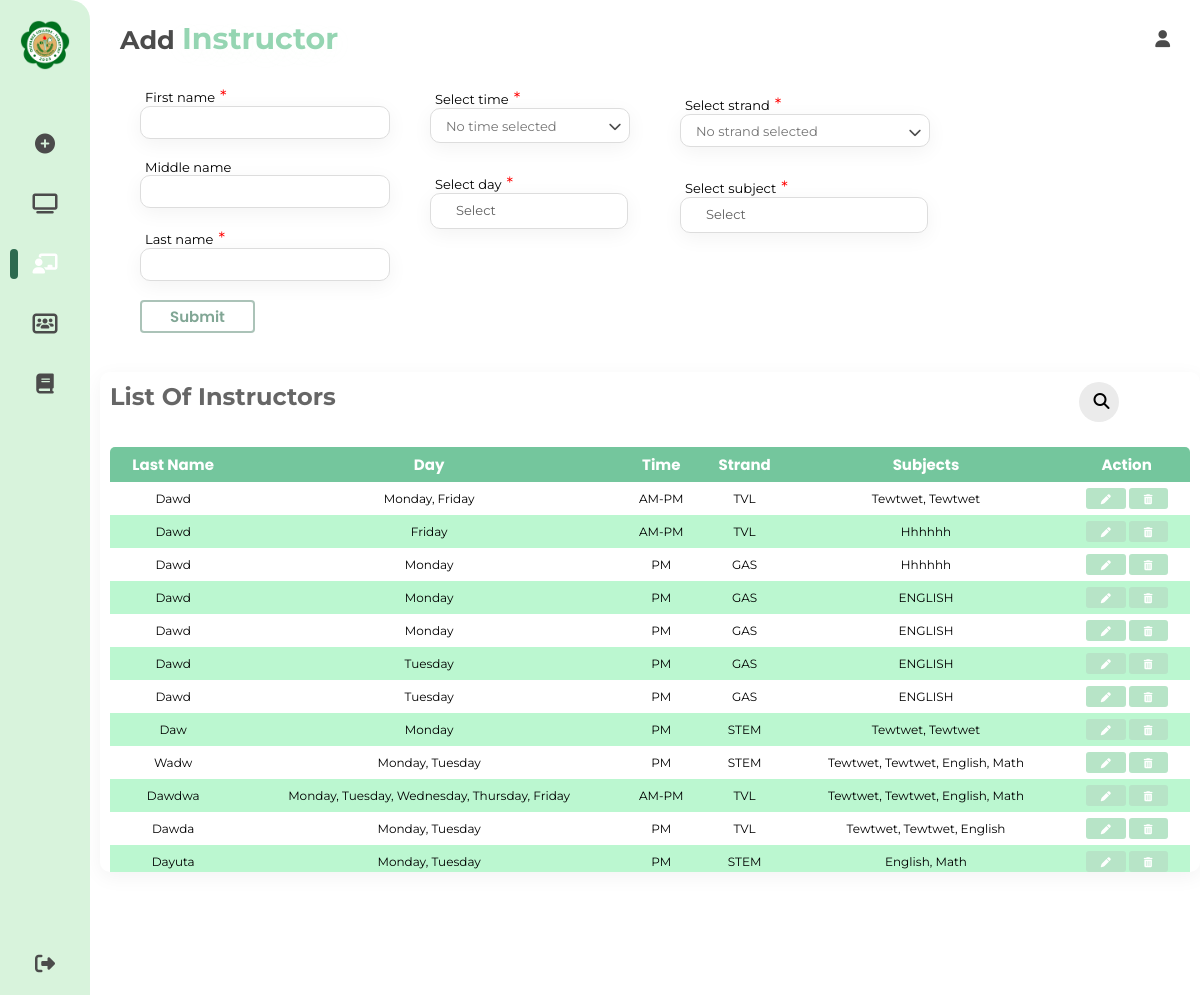
The app's page /teachers.php with its own data.
### tables this page shows
CREATE TABLE `teachers` (
  `id` int(11) NOT NULL,
  `first_name` varchar(50) NOT NULL,
  `middle_name` varchar(50) DEFAULT NULL,
  `last_name` varchar(50) NOT NULL,
  `day` varchar(50) DEFAULT NULL,
  `time` varchar(255) NOT NULL,
  `strand` enum('GAS','STEM','TVL','ICT','ABM') NOT NULL,
  `subject` varchar(255) NOT NULL
);

### teachers.php (the view, shortened to what this page needs)
<?php
include('connect.php');
$sql = "SELECT * FROM teachers";
$result = $conn->query($sql);
if(isset($_GET['search'])) {
  $searchTerm = $_GET['search'];
  $result = searchTeachers($conn, $searchTerm);
} else {
  $sql = "SELECT * FROM teachers";
  $result = $conn->query($sql);}
?>
<!DOCTYPE html>
<html lang="en">
  <head>
    <link rel="stylesheet" type="text/css" href="teacher.css?<?php echo time(); ?>"/>
    <link
      rel="stylesheet"
      href="https://cdnjs.cloudflare.com/ajax/libs/font-awesome/6.5.1/css/all.min.css"
    />
  </head>
  <body>
    <div class="container">
      <nav>
        <div class="logo">
          <img src="./img/olivarez-college-tagaytay-logo.png" alt="" />
        </div>
        <ul>
          <li class="list-items">
            <a href="./generate.php" class="generate"
              ><i class="fa-solid fa-circle-plus"></i
              ><span class="nav-lists">Generate Schedule</span></a
            >
          </li>
          <li class="list-items">
            <a href="./dashboard.php" target="_self"
              ><i class="fa-solid fa-tv"></i
              ><span class="nav-lists">Dashboard</span></a
            >
          </li>
          <li class="list-items">
            <a href="./teachers.php" class="active" target="_top"
              ><i class="fa-solid fa-chalkboard-user"></i
              ><span class="nav-lists">Teachers</span></a
            >
          </li>
          <li class="list-items">
            <a href="./section.php"
              ><i class="fa-solid fa-users-rectangle"></i
              ><span class="nav-lists">Sections</span></a
            >
          </li>
          <li class="list-items">
            <a href="./subject.php" target="_parent"
              ><i class="fa-solid fa-book"></i
              ><span class="nav-lists">Subjects</span></a
            >
          </li>
          <li>
            <a class="logout"
              ><i class="fa-solid fa-right-from-bracket"></i
              ><span class="nav-lists">Logout</span></a
            >
          </li>
        </ul>
      </nav>
      <section class="main-content">
        <div class="main-logo"><h1>Add <span>Instructor</span></h1><i class="fa-solid fa-user"></i>
        </div>
        <div class="inputs">
          <form  action="add_teachers.php" method ="post">
            <div class="names">
              <div class="teacher-name">
                <span
                  >First name<span style="color: red; font-size: 1.3em"
                    >*</span
                  ></span
                >
                <input
                required
                  type="text"
                  class="first-name input"
                  autocomplete="off"
                  name = "first_name"
                />
              </div>
              <div class="teacher-name">
                <span>Middle name</span>
                <input
                  type="text"
                  class="middle-name input"
                  autocomplete="off"
                  name = "middle_name"
                />
              </div>
              <div class="teacher-name">
                <span
                  >Last name<span style="color: red; font-size: 1.3em"
                    >*</span
                  ></span
                >
                <input
                  required
                  type="text"
                  class="last-name input"
                  autocomplete="off"
                  name = "last_name"
                />
                <div class="button-submit"><button href="add_teachers.php" class="btn-submit">Submit</button></div>
              </div>
            </div>
            <div class="day-time">
              <div class="dropdown-time">
                <span class="input-info"
                  >Select time<span style="color: red; font-size: 1.3em"
                    >*</span
                  ></span>
                <input
                required
                  type="text"
                  class="textbox-time input"
                  placeholder="No time selected"
                  readonly
                  name = "time"
                />
                <span class="icon-down"
                ></span>
              </div>
              <div class="dropdown-day">
                <span class="input-info"
                >Select day<span style="color: red; font-size: 1.3em;"
                  >*</span
                ></span>
              </div>
            </div>
            <div class="subject-strand">
              <div class="strand-list">
                <span class="input-info"
                >Select strand<span style="color: red; font-size: 1.3em"
                  >*</span
                ></span>
                <input
                  type="text"
                  name="strand"
                  class="textbox-strands input"
                  placeholder="No strand selected"
                  readonly
                  required
                />
                  <span class="icon-down"
                  ></span>
              </div>
              <div class="subject-list">
                <span class="input-info"
                >Select subject<span style="color: red; font-size: 1.3em"
                  >*</span
                ></span>
              </div>
              </div>
            </div>
            </div>
        <div class="teachers-lists">
          <div class="teachers-table">
            <div class="table-header">
              <h2>List of Instructors</h2>
              <div class="table-search">
              <form class="search-container" method="GET">
                  <input id="search-box" type="text" class="search-box" name="search" placeholder="Search...">
                  <label for="search-box"><i class="fa-solid fa-magnifying-glass search-icon"></i></label>
              </form>
              </div>
            </div>
            <table class="table">
              <thead>
                <tr>
                  <th>Last Name</th>
                  <th>Day</th>
                  <th>Time</th>
                  <th>Strand</th>
                  <th>Subjects</th>
                  <th>Action</th>
                </tr>
              </thead>
              <tbody st>
              <?php
                while($row = $result->fetch_assoc()) {
                  echo "<tr>";
                  echo "<td>" . $row['last_name'] . "</td>";
                  echo "<td>" . $row['day'] . "</td>";
                  echo "<td>" . $row['time'] . "</td>";
                  echo "<td>" . $row['strand'] . "</td>";
                  echo "<td>" . $row['subject'] . "</td>";
                  echo "<td> <a href='edit_page_teachers.php?id=" . $row['id'] . "'><button><i class='fa-solid fa-pen'></i></button></a>
                  <a href='delete_teachers.php?id=" . $row['id'] . "'> <button type='submit' name='delete'><i class='fa-solid fa-trash-can'></i></button></a>
                  </td>";
                  echo "</tr>";
              }
              ?>
        </tbody>
            </table>
          </div>
        </div>
  </body>
</html>

### records on screen
teachers: last_name "Dawd", day "Monday, Friday", time "AM-PM", strand "TVL", subject "Tewtwet, Tewtwet"
teachers: last_name "Dawd", day "Friday", time "AM-PM", strand "TVL", subject "Hhhhhh"
teachers: last_name "Dawd", day "Monday", time "PM", strand "GAS", subject "Hhhhhh"
teachers: last_name "Dawd", day "Monday", time "PM", strand "GAS", subject "ENGLISH"
teachers: last_name "Dawd", day "Monday", time "PM", strand "GAS", subject "ENGLISH"
teachers: last_name "Dawd", day "Tuesday", time "PM", strand "GAS", subject "ENGLISH"
teachers: last_name "Dawd", day "Tuesday", time "PM", strand "GAS", subject "ENGLISH"
teachers: last_name "Daw", day "Monday", time "PM", strand "STEM", subject "Tewtwet, Tewtwet"
teachers: last_name "Wadw", day "Monday, Tuesday", time "PM", strand "STEM", subject "Tewtwet, Tewtwet, English, Math"
teachers: last_name "Dawdwa", day "Monday, Tuesday, Wednesday, Thursday, Friday", time "AM-PM", strand "TVL", subject "Tewtwet, Tewtwet, English, Math"
teachers: last_name "Dawda", day "Monday, Tuesday", time "PM", strand "TVL", subject "Tewtwet, Tewtwet, English"
teachers: last_name "Dayuta", day "Monday, Tuesday", time "PM", strand "STEM", subject "English, Math"
